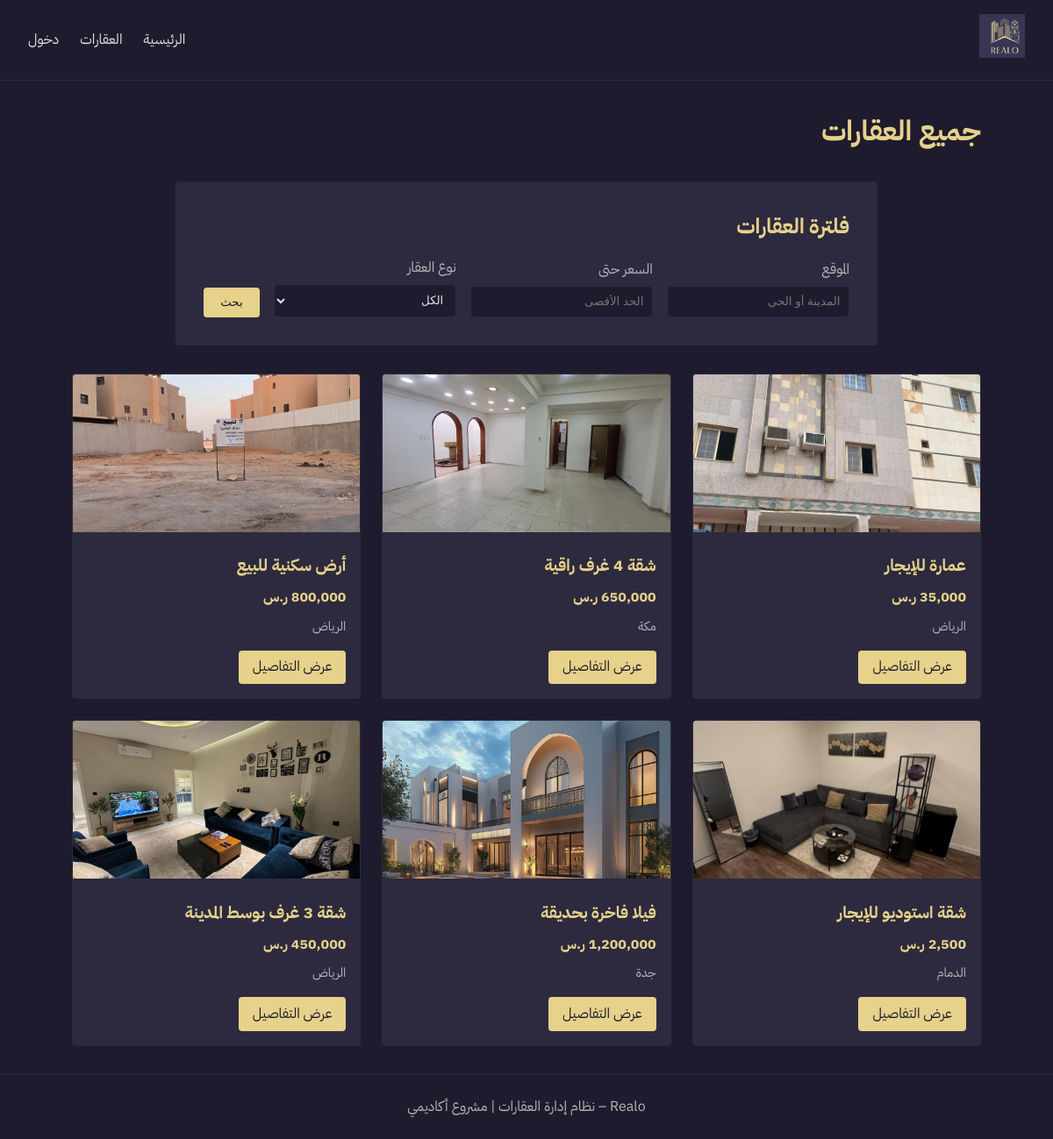
/properties.php, run on the app's committed database.
### tables this page shows
CREATE TABLE properties (
    id INT AUTO_INCREMENT PRIMARY KEY,
    title VARCHAR(200) NOT NULL,
    price INT NOT NULL,
    location VARCHAR(150) NOT NULL,
    type VARCHAR(50) NOT NULL,
    description TEXT,
    image VARCHAR(255)
);

### properties.php (the view, shortened to what this page needs)
<?php
require_once 'config.php';
$sql = "SELECT * FROM properties";
$sql .= " ORDER BY id DESC";
$result = mysqli_query($conn, $sql);
$properties = [];
while ($row = mysqli_fetch_assoc($result)) {
    $properties[] = $row;
}
?>
<?php include 'includes/header.php'; ?>
<div class="container">
    <h1 class="section-title">جميع العقارات</h1>
    <section class="search-section">
        <h2>فلترة العقارات</h2>
        <form class="search-form" method="get">
            <div>
                <label>الموقع</label>
                <input type="text" name="location" value="<?php echo htmlspecialchars($_GET['location'] ?? ''); ?>" placeholder="المدينة أو الحي">
            </div>
            <div>
                <label>السعر حتى</label>
                <input type="number" name="max_price" value="<?php echo htmlspecialchars($_GET['max_price'] ?? ''); ?>" placeholder="الحد الأقصى">
            </div>
            <div>
                <label>نوع العقار</label>
                <select name="type">
                    <option value="">الكل</option>
                </select>
            </div>
            <div>
                <button type="submit">بحث</button>
            </div>
        </form>
    </section>
    <div class="properties-grid">
        <?php foreach ($properties as $prop): ?>
        <div class="property-card">
            <?php
            $img_path = 'assets/images/properties/' . $prop['image'];
            if (!empty($prop['image']) && file_exists($img_path)):
            ?>
                <img src="<?php echo $img_path; ?>" alt="<?php echo htmlspecialchars($prop['title']); ?>">
            <?php else: ?>
                <div style="height: 180px; background-color: #2d2a3f; display: flex; align-items: center; justify-content: center; color: #b5b5b5;">لا توجد صورة</div>
            <?php endif; ?>
            <div class="card-content">
                <h3><?php echo htmlspecialchars($prop['title']); ?></h3>
                <div class="price"><?php echo number_format($prop['price']); ?> ر.س</div>
                <div class="location"><?php echo htmlspecialchars($prop['location']); ?></div>
                <a href="property.php?id=<?php echo $prop['id']; ?>" class="btn">عرض التفاصيل</a>
            </div>
        </div>
        <?php endforeach; ?>
    </div>
</div>
<?php include 'includes/footer.php'; ?>

### css/style.css (style rules this page uses)
* { margin: 0; padding: 0; box-sizing: border-box; }
body { font-family: 'IBM Plex Sans Arabic', 'Segoe UI', sans-serif; background-color: #1f1b2e; color: #e0e0e0; line-height: 1.6; min-height: 100vh; }
a { color: #e6d28a; text-decoration: none; }
.container { max-width: 1100px; margin: 0 auto; padding: 2rem; }
.search-section { background-color: #2d2a3f; padding: 2rem; border-radius: 4px; margin: 2rem auto; max-width: 800px; }
.search-section h2 { color: #e6d28a; margin-bottom: 1rem; }
.search-form { display: grid; grid-template-columns: 1fr 1fr 1fr auto; gap: 1rem; align-items: end; }
.search-form label { display: block; margin-bottom: 0.3rem; color: #b5b5b5; }
.search-form input, .search-form select { width: 100%; padding: 0.6rem; background-color: #1f1b2e; border: 1px solid #2d2a3f; color: #e0e0e0; border-radius: 4px; }
.search-form button { padding: 0.6rem 1.2rem; background-color: #e6d28a; color: #1f1b2e; border: none; border-radius: 4px; cursor: pointer; }
.properties-grid { display: grid; grid-template-columns: repeat(auto-fill, minmax(280px, 1fr)); gap: 1.5rem; }
.property-card { background-color: #2d2a3f; border: 1px solid #2d2a3f; border-radius: 4px; overflow: hidden; }
.property-card img { width: 100%; height: 180px; object-fit: cover; background-color: #1f1b2e; }
.property-card .card-content { padding: 1rem; }
.property-card h3 { color: #e6d28a; margin-bottom: 0.5rem; }
.property-card .price { color: #e6d28a; font-weight: bold; margin-bottom: 0.5rem; }
.property-card .location { color: #b5b5b5; font-size: 0.9rem; margin-bottom: 0.5rem; }
.property-card .btn { display: inline-block; margin-top: 0.5rem; padding: 0.4rem 1rem; background-color: #e6d28a; color: #1f1b2e; border-radius: 4px; }
form button { padding: 0.7rem 1.2rem; background-color: #e6d28a; color: #1f1b2e; border: none; border-radius: 4px; cursor: pointer; }
.section-title { color: #e6d28a; margin-bottom: 1rem; }

### data on the page
properties: image (picture), title "عمارة للإيجار", price "35,000", location "الرياض"
properties: image (picture), title "شقة 4 غرف راقية", price "650,000", location "مكة"
properties: image (picture), title "أرض سكنية للبيع", location "الرياض"
properties: image (picture), title "شقة استوديو للإيجار", price "2,500", location "الدمام"
properties: image (picture), title "فيلا فاخرة بحديقة", price "1,200,000", location "جدة"
properties: image (picture), title "شقة 3 غرف بوسط المدينة", location "الرياض"
